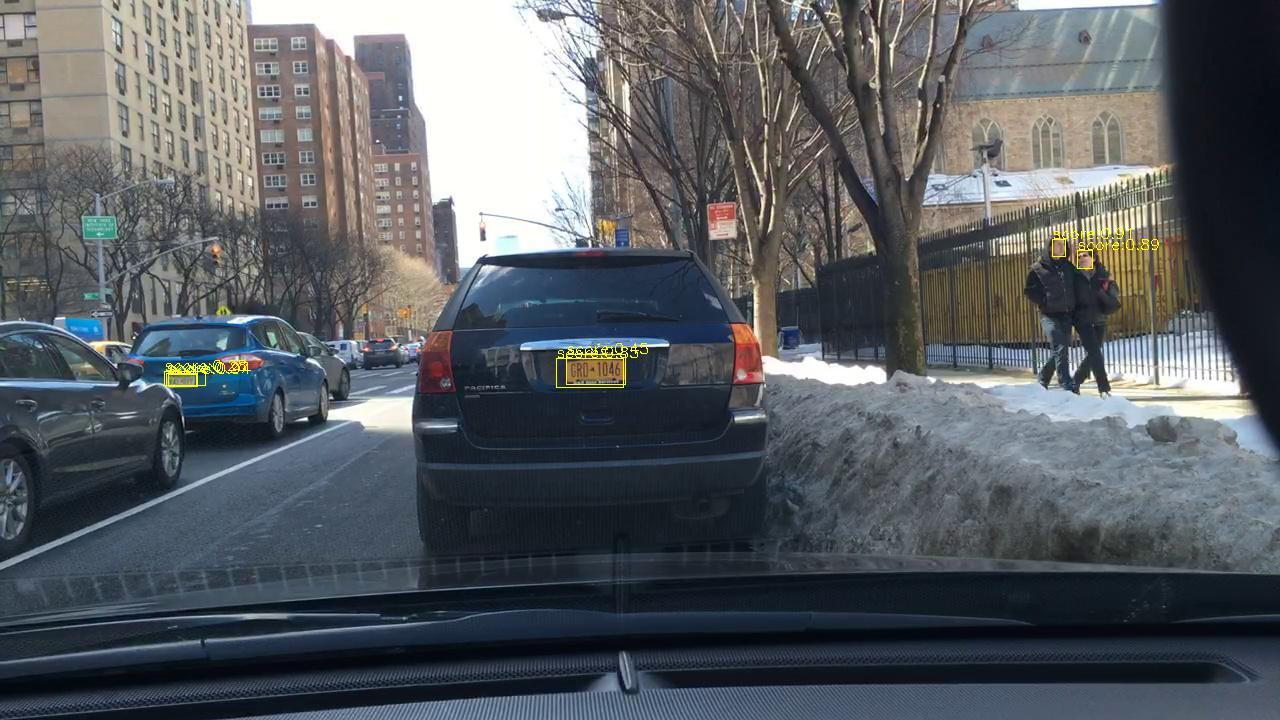
#> input picture img/2.jpg, 1280 x 720 px, given in place of incar.jpg, which was not available
$ python helper_detect.py   (older library calls are emulated)
#> lines starting #> are read from the running program, lines starting #| are printed output that depends on the picture; after the words box and inside, x2 and y2 are one past the last pixel; in counts of white or black regions, pixels touching at a corner belong together; pictures that were not available may be replaced by others from this repository, and a replacement may not be noted
import numpy as np
import cv2
import argparse
from matplotlib import pyplot as plt
Blue = 138
Green = 63
Red = 23
THRESHOLD = 50
ANGLE = -45
MIN_AREA = 2000
LICENSE_WIDTH = 440
LICENSE_HIGH = 140

#绘图展示(后期放入工具类中)
def cv_show(name,img):
    cv2.namedWindow(name,0)
    print(img.shape)
    cv2.imshow(name,img)
    cv2.waitKey(0)
    cv2.destroyAllWindows()

MAX_WIDTH = 640
# 设置参数
#parser = argparse.ArgumentParser()
#parser.add_argument("-i", "image", required=True,help="D:/Project_Anonymization/Anonymization-of-Dashcam-Recordings/res/Anon_picked_randomName/1a0f355e-680f-4220-8727-87d91b5cf6b7.jpg") #image是变量名
#args = vars(parser.parse_args())

#读取原图像
img = cv2.imread("C:/Users/lirui/Desktop/incar.jpg")
#> img is the input picture: shape (720, 1280, 3); mean B, G, R 98.2, 93.2, 88.7
cv_show('img',img)
#| (720, 1280, 3)
img_hight, img_width = img.shape[:2]
#> img_hight = 720; img_width = 1280

#-------------------------------预处理--------------------------------------
#对图像进行缩放处理
if img_width > MAX_WIDTH:
    resize_rate = MAX_WIDTH / img_width
#> resize_rate = 0.5
    img = cv2.resize(img,(MAX_WIDTH,int(img_hight * resize_rate)),interpolation=cv2.INTER_AREA)
#> img: shape (360, 640, 3)
# cv_show('img_resize',img)

# 高斯平滑
img_aussian = cv2.GaussianBlur(img,(5,5),1)
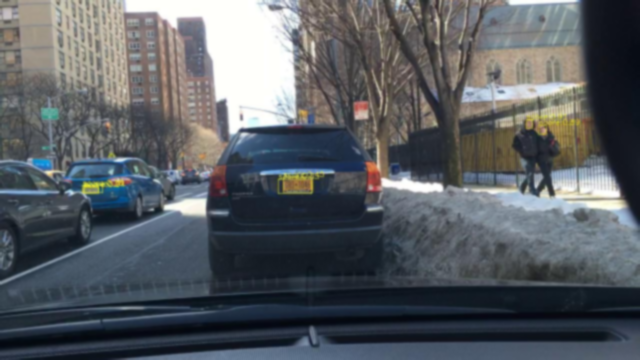
#> img_aussian: shape (360, 640, 3); mean B, G, R 98.3, 93.3, 88.8
# cv_show('img_aussian',img_aussian)

#中值滤波
img_median = cv2.medianBlur(img_aussian,3)
# cv_show('img_median',img_median)
# print('width：',img_median.shape[:2][0])
# print('h',img_median.shape[:2][1])
#------------------------------车牌定位-------------------------------------
#分离通道
img_B = cv2.split(img_median)[0]
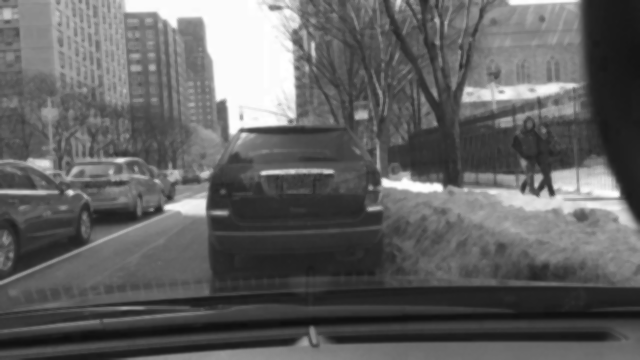
#> img_B: shape (360, 640); min 14, max 255, mean 98.3
img_G = cv2.split(img_median)[1]
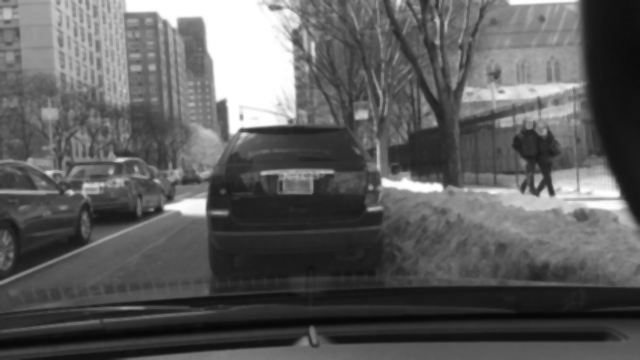
#> img_G: shape (360, 640); min 6, max 255, mean 93.2
img_R = cv2.split(img_median)[2]
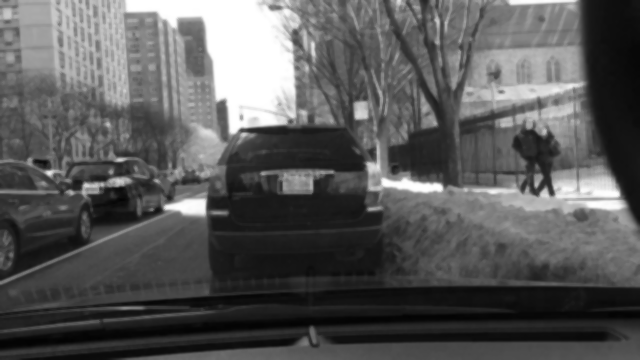
#> img_R: shape (360, 640); min 3, max 255, mean 88.7
# print(img_B)
# print(img_G)
# print(img_R)
for i in range(img_median.shape[:2][0]):
    for j in range(img_median.shape[:2][1]):
        if abs(img_B[i,j] - Blue) < THRESHOLD and abs(img_G[i,j] - Green) <THRESHOLD and abs(img_R[i,j] - Red) < THRESHOLD:
            img_median[i][j][0] = 255
            img_median[i][j][1] = 255
            img_median[i][j][2] = 255
        else:
            img_median[i][j][0] = 0
            img_median[i][j][1] = 0
            img_median[i][j][2] = 0
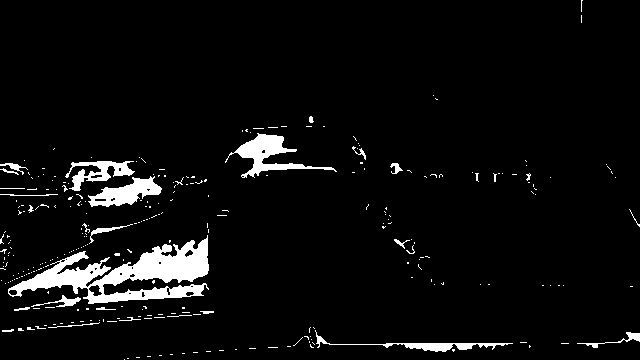
#> img_median: shape (360, 640, 3); 5.2% white; 287 white regions (259 under 20 px), largest, box (x1, y1, x2, y2) and area: (8, 235, 209, 304) 5571, (225, 133, 337, 178) 1427, (88, 176, 162, 207) 1116
cv_show('img_median',img_median)
#| (360, 640, 3)

kernel = np.ones((3,3),np.uint8)
img_dilate = cv2.dilate(img_median,kernel,iterations = 5) #膨胀操作
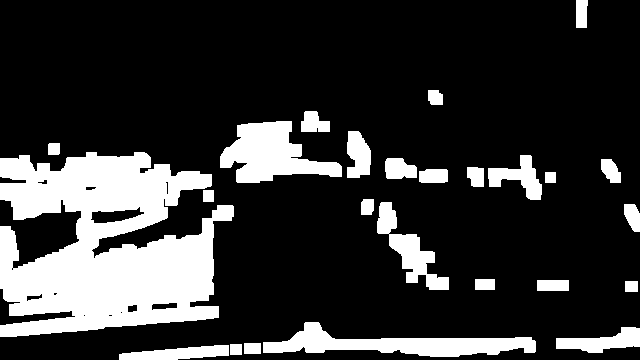
#> img_dilate: shape (360, 640, 3); 20.8% white; 25 white regions, largest, box (x1, y1, x2, y2) and area: (0, 152, 234, 337) 28507, (263, 322, 536, 357) 4259, (220, 121, 342, 183) 4239
img_erosion = cv2.erode(img_dilate,kernel,iterations = 5) #腐蚀操作
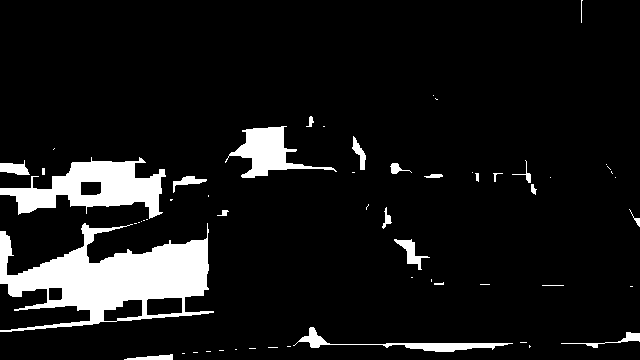
#> img_erosion: shape (360, 640, 3); 9.2% white; 57 white regions (33 under 20 px), largest, box (x1, y1, x2, y2) and area: (0, 223, 214, 332) 10984, (0, 157, 166, 219) 4878, (225, 126, 337, 178) 2109
cv_show('img_erosion',img_erosion)
#| (360, 640, 3)
img1 = cv2.cvtColor(img_erosion,cv2.COLOR_RGB2GRAY)
#> img1: shape (360, 640); 9.2% white; 57 white regions (33 under 20 px)
# cv_show('img1',img1)
image, contours, hierarchy = cv2.findContours(img1,cv2.RETR_TREE,cv2.CHAIN_APPROX_SIMPLE)
#> contours = 61 contours, 39 with area under 20; largest, box (x1, y1, x2, y2) and area: (0, 223, 214, 332) 11644, (0, 157, 166, 219) 4854, (225, 126, 337, 178) 1935, (293, 327, 513, 352) 819, (146, 297, 183, 316) 591
# for i in range(len(contours)):
#     print(contours[i])

car_contours = []
for cnt in contours: #TODO：此处需要一个异常处理（因为有可能/0）
    # 框选 生成最小外接矩形 返回值（中心(x,y), (宽,高), 旋转角度）rect[0]：矩形中心点坐标；rect[1]：矩形的高和宽；rect[2]：矩形的旋转角度
    rect = cv2.minAreaRect(cnt)
    # print('宽高:',rect[1])
    area_width, area_height = rect[1]
    #计算最小矩形的面积，初步筛选
    area = rect[1][0] * rect[1][1] #最小矩形的面积
    if area > MIN_AREA:
        # 选择宽大于高的区域
        if area_width < area_height:
            area_width, area_height = area_height, area_width
        wh_ratio = area_width / area_height
        # print('宽高比：',wh_ratio)
        # 要求矩形区域长宽比在2到5.5之间，2到5.5是车牌的长宽比，其余的矩形排除
        if wh_ratio > 2 and wh_ratio < 5.5:
            car_contours.append(rect)  # rect是minAreaRect的返回值，根据minAreaRect的返回值计算矩形的四个点
            box = cv2.boxPoints(rect)  # box里面放的是最小矩形的四个顶点坐标
            box = np.int0(box)  # 取整
            # for i in range(len(box)):
            #     print('最小矩形的四个点坐标：', box[i])
            # 获取四个顶点坐标
            left_point_x = np.min(box[:, 0])
            right_point_x = np.max(box[:, 0])
            top_point_y = np.min(box[:, 1])
            bottom_point_y = np.max(box[:, 1])
            left_point_y = box[:, 1][np.where(box[:, 0] == left_point_x)][0]
            right_point_y = box[:, 1][np.where(box[:, 0] == right_point_x)][0]
            top_point_x = box[:, 0][np.where(box[:, 1] == top_point_y)][0]
            bottom_point_x = box[:, 0][np.where(box[:, 1] == bottom_point_y)][0]
            vertices = np.array([[top_point_x, top_point_y], [bottom_point_x, bottom_point_y], [left_point_x, left_point_y],[right_point_x, right_point_y]])
#> (the run stopped early here; a loop or call above may not have finished)
